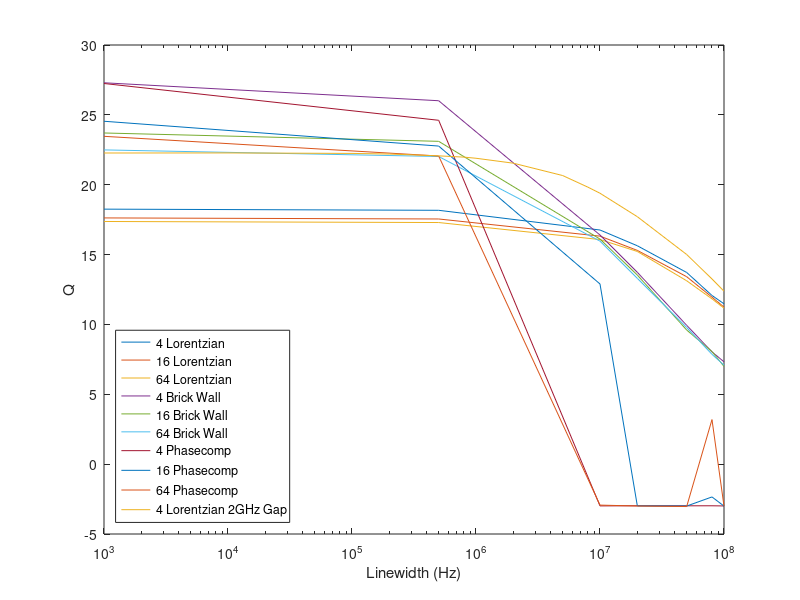
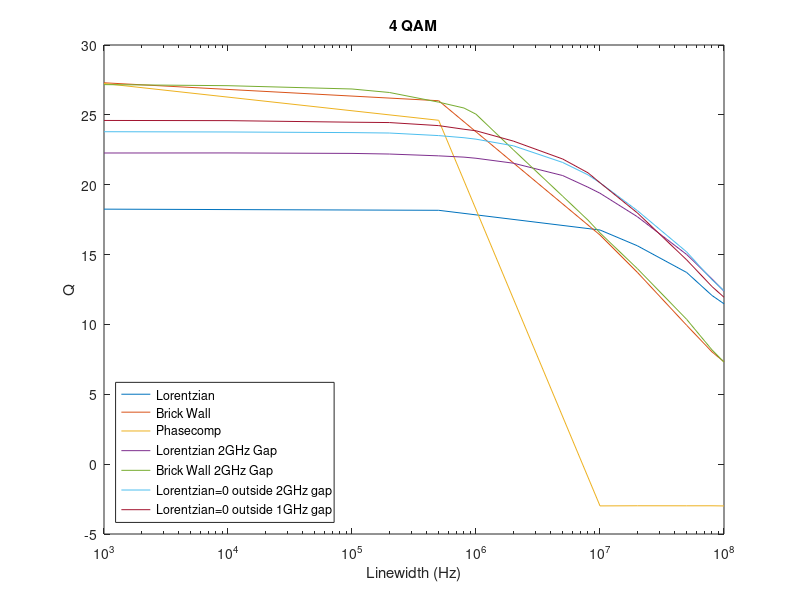
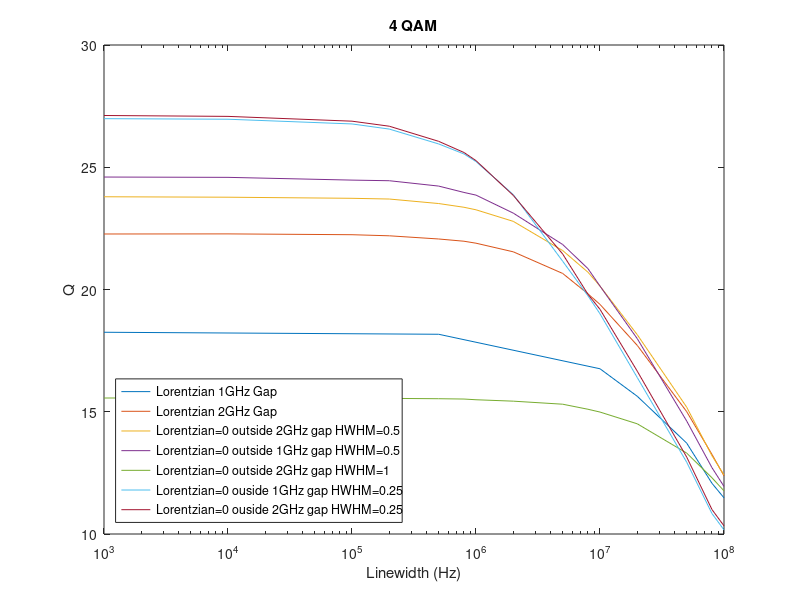

The MATLAB source for these figures, in order:
%%%%%%%%%%%%%%%%%%%%%%%%%%%%%%%%%%%%%%%%%%%%%%%%%%%%%%%%%%%%%%%%%%%%%%%%%%%
%                         Final Year Project                              %
%                               2020                                      %
%%%%%%%%%%%%%%%%%%%%%%%%%%%%%%%%%%%%%%%%%%%%%%%%%%%%%%%%%%%%%%%%%%%%%%%%%%%
% Written by: Emily Harrison (ID: 28761537)
% Supervised by: Dr Bill Corcoran

% PROJECT AIM: simulate an optical communications system that uses Optical
% Injection Locking to improve the reliability of the system

% THE PROJECT focuses on M-QAM signals, where M is between 4 and 64. It
% uses linewidths ranging from 1kHz to 100MHz.

% THIS SCRIPT was used to determine the effect of gap width on the most
% effective HWHM of the Lorentzian shaped filters.

%% Housekeeping
close all; clear all; clc;

% All graphs cover the following laser linewidths
Laser = [1e3, 1e4, 1e5, 2e5, 5e5, 8e5, 1e6, 2e6, 5e6, 8e6, 1e7, 2e7, 5e7, 8e7, 1e8];

%% 4-QAM

BERwo = [0, 0, 0, 0, 0, 0, 0, 0, 0, 0, 0, 0.003851, 0.49748, 0.49563, 0.49565];
Qwo = [28.0845, 27.9975, 27.245, 26.6873, 24.9296, 23.679, 23.1953, 20.843, ...
    17.3233, 15.4446, 14.4774, 10.5628, -2.9852, -2.987, -2.9672];

% Results from Lorentzian filer width = 0.1
BER4_L01 = [0, 0, 0, 0, 0, 0, 0, 0, 0, 4.6964e-05, 0.0001996, 0.0072207, ...
    0.067604, 0.11878, 0.13813];
Q4_L01 = [27.0187, 26.9105, 26.1034, 25.1971, 22.9726, 22.0363, 21.0457, ...
    18.7712, 15.156, 13.5581, 12.4664, 9.9341, 5.8372, 3.9135, 3.1453];

% Results from first try of Lorentzian filter = width = 0.5
BER4_L05 = [0, 0, 0, 0, 0, 0, 0, 0, 0, 0, 0.00044616, 0.0078077, 0.070434, ...
    0.12637, 0.13845];
Q4_L05 = [26.9457, 26.8612, 25.9188, 25.0762, 23.1318, 21.8355, 21.2671, ...
    18.6536, 15.936, 13.5397, 12.3225, 9.8656, 5.785, 3.7203, 3.2057];

% Results from Lorentzian width = 1
BER4_L1 = [0, 0, 0, 0, 0, 0, 0, 0, 0, 9.3928e-05, 0.00052834, 0.011342, ...
    0.073956, 0.12853, 0.14801];
Q4_L1 = [26.7252, 26.6446, 25.7151, 24.8969, 23.032, 21.9079, 21.3185, ...
    18.7498, 15.1734, 13.3364, 12.5269, 9.2843, 5.499, 3.5747, 3.0184];


%% 16-QAM
BER16_L01 = [0, 0, 0, 0, 0, 1.1741e-05, 3.5223e-05, 0.0013326, 0.012921, ...
    0.023828, 0.030333, 0.073187, 0.14602, 0.18214, 0.21077];
Q16_L01 = [24.1165, 24.0807, 23.5162, 22.9914, 21.7836, 20.9072, 20.2313, ...
    18.249, 14.9756, 13.4138, 12.6931, 9.3407, 5.5938, 4.0923, 2.9582];

BER16_L05 = [0, 0, 0, 0, 5.8705e-06, 4.6964e-05, 9.9798e-05, 0.0012445, ...
    0.010455, 0.027456, 0.030403, 0.073868, 0.14053, 0.45382, 0.19778];
Q16_L05 = [23.963, 23.9281, 23.4455, 22.9165, 21.7581, 20.6609, 20.0056, ...
    18.1616, 15.2268, 12.9758, 12.7243, 9.3596, 5.6913, -2.9497, 3.3958];

BER16_L1 = [0, 0, 0, 0, 0, 5.2834e-05, 7.0446e-05, 0.0010449, 0.012551, ...
    0.024357, 0.035651, 0.073915, 0.14742, 0.49909, 0.49905];
Q16_L1 = [23.6519, 23.6117, 23.1603, 22.6948, 21.4653, 20.4434, 19.9716, ...
    18.2681, 14.847, 13.3454, 12.2076, 9.2501, 5.4514, -2.992, -2.9955];


%% Recovery_compare
% Comparing standard phase-comp, brick-wall filter with phase-comp and
% Lorentzian filter with phase-comp over a subset of linewidths, most
% interested in higher linewidths (>10e7 Hz).

LaserSub = Laser([1,5,11:15]);

BER4_L = [0, 0, 0, 1.1741e-05, 0.00012915, 0.00099798, 0.0017846];
Q4_L = [18.2515, 18.1693, 16.7582, 15.6309, 13.7185, 12.0726, 11.4784];

BER16_L = [0.0020018, 0.0021662, 0.0051836, 0.0095571, 0.02259, 0.036655, 0.045854];
Q16_L = [17.6237, 17.5479, 16.3195, 15.2986, 13.4162, 11.9509, 11.2398];

BER64_L = [0.031548, 0.031865, 0.04449, 0.054678, 0.082132, 0.10177, 0.11248];
Q64_L = [17.3684, 17.2935, 16.0752, 15.2221, 13.1248, 11.8308, 11.1654];


BER4_BW = [0, 0, 0, 0.00032875, 0.0074438, 0.026147, 0.03581];
Q4_BW = [27.2963, 26.0118, 16.4, 13.7308, 9.9371, 8.0349, 7.3249];

BER16_BW = [0, 0, 0.0064106, 0.021879, 0.06879, 0.093986, 0.11421];
Q16_BW = [23.7033, 23.1058, 16.109, 13.535, 9.6017, 8.0571, 6.9971];

BER64_BW = [0.0011937, 0.001949, 0.046005, 0.079952, 0.13571, 0.17113, 0.18757];
Q64_BW = [22.4922, 22.0196, 15.9616, 13.2982, 9.778, 7.861, 7.085];


BER4_PC = [0, 0, 0.49625, 0.49576, 0.4957, 0.49609, 0.4981];
Q4_PC = [27.2447, 24.6119, -2.9886, -2.9797, -2.9821, -2.9803, -2.9913];

BER16_PC = [0, 0, 0.028366, 0.49949, 0.49795, 0.4715, 0.45536];
Q16_PC = [24.5425, 22.7668, 12.8949, -2.9855, -2.9992, -2.3466, -3.002];

BER64_PC = [0.00032875, 0.0020742, 0.45843, 0.49875, 0.49984, 0.27803, 0.4978];
Q64_PC = [23.464, 22.0544, -2.9313, -2.9964, -3.0345, 3.1894, -3.0013];

% subband gap = 2GHz instead of 1GHz - VERY similar (just BER =/= 0) for 16/64 QAM
BER4_L2 = [1.1741e-05, 0.00016437, 0.00084535];
Q4_L2 = [22.2704, 22.2745, 22.241, 22.1965, 22.0662, 21.9745, 21.8941, ...
    21.5408, 20.6566, 19.8223, 19.3903, 17.711, 15.0053, 13.2547, 12.3784];

BER4_BW2 = [0.0047199, 0.023552, 0.038076];
Q4_BW2 = [27.1648, 27.0884, 26.8513, 26.602, 25.9102, 25.4894, 25.048, ...
    22.4994, 19.1774, 17.4648, 16.5513, 13.9969, 10.3616, 8.1783, 7.303];

% subband gap = 2GHz and lorentzian = 0 outside this gap, HWHM = 0.5
BER4_L20 = [1.1741e-05, 0.00032875, 0.00075142];
Q4_L20 = [23.7932, 23.7748, 23.73, 23.7003, 23.516, 23.3633, 23.2601, ...
    22.7862, 21.5936, 20.7061, 20.1385, 18.1481, 15.189, 13.1989, 12.4125];

% subband gap = 1GHz and lorentzian =0 outside this gap, HWHM = 0.5
BER4_L10 = [0.00014089, 0.00059879, 0.0020077];
Q4_L10 = [24.5998, 24.5869, 24.4743, 24.449, 24.23, 23.9698, 23.8606, ...
    23.1232, 21.8405, 20.8528, 20.1396, 17.9851, 14.6213, 12.7117, 11.946];

% subband gap = 2GHz, lorentzian = 0 outside, HWHM = 1 (0.5*gap)
BER4_L201 = [0, 0, 0, 0, 1.1741e-05, 0, 0, 1.1741e-05, 1.1741e-05, ...
    2.3482e-05, 0, 3.5223e-05, 0.00029352, 0.00096276, 0.001949];
Q4_L201 = [15.5621, 15.5691, 15.5521, 15.5465, 15.5334, 15.52, 15.4912, ...
    15.4331, 15.3087, 15.1021, 14.9875, 14.5062, 13.3098, 12.2991, 11.7638];

% subband gap = 1GHz, lorentzian = 0 outside, HWHM = 0.25
BER4_L025 = [0.00015263, 0.0035223, 0.0057531];
Q4_L025 = [26.9872, 26.9644, 26.7714, 26.5611, 25.9532, 25.5435, 25.2329, ...
    23.8795, 21.1565, 19.7396, 19.0061, 16.3941, 12.9378, 10.8355, 10.1677];

BER4_L2025 = [0.0002583, 0.0024186,  0.0045672];
Q4_L2025 = [27.1169, 27.0807, 26.8845, 26.6783, 26.0604, 25.6033, 25.2711, ...
    23.8468, 21.4521, 19.8022, 19.189, 16.6556, 13.1486, 10.9999, 10.3327];

figure(8)
semilogx(LaserSub, Q4_L, LaserSub, Q16_L, LaserSub, Q64_L, LaserSub, Q4_BW, ...
    LaserSub, Q16_BW, LaserSub, Q64_BW, LaserSub, Q4_PC, LaserSub, Q16_PC, LaserSub, Q64_PC, Laser, Q4_L2)
legend('4 Lorentzian', '16 Lorentzian', '64 Lorentzian', '4 Brick Wall', ...
    '16 Brick Wall','64 Brick Wall', '4 Phasecomp', '16 Phasecomp', '64 Phasecomp', '4 Lorentzian 2GHz Gap')
legend('location', 'southwest')
xlabel('Linewidth (Hz)')
ylabel('Q')

figure(9)
semilogx(LaserSub, Q4_L, LaserSub, Q4_BW, LaserSub, Q4_PC, Laser, Q4_L2, ...
    Laser, Q4_BW2, Laser, Q4_L20, Laser, Q4_L10)
legend('Lorentzian', 'Brick Wall', 'Phasecomp', 'Lorentzian 2GHz Gap', ...
    'Brick Wall 2GHz Gap', 'Lorentzian=0 outside 2GHz gap', 'Lorentzian=0 outside 1GHz gap')
legend('location', 'southwest')
xlabel('Linewidth (Hz)')
ylabel('Q')
title('4 QAM')

figure(10)
semilogx(LaserSub, Q4_L, Laser, Q4_L2, Laser, Q4_L20, Laser, Q4_L10, ...
    Laser, Q4_L201, Laser, Q4_L025, Laser, Q4_L2025)
legend('Lorentzian 1GHz Gap', 'Lorentzian 2GHz Gap', 'Lorentzian=0 outside 2GHz gap HWHM=0.5', ...
    'Lorentzian=0 outside 1GHz gap HWHM=0.5', 'Lorentzian=0 outside 2GHz gap HWHM=1', ...
    'Lorentzian=0 ouside 1GHz gap HWHM=0.25', 'Lorentzian=0 ouside 2GHz gap HWHM=0.25')
legend('location', 'southwest')
xlabel('Linewidth (Hz)')
ylabel('Q')
title('4 QAM')